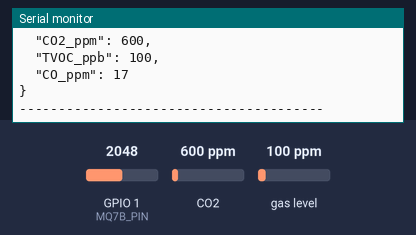
The sketch below on a simulated ESP32. On the bench: the last lines printed to the serial monitor. Inputs (shaded band) come from the test bench; at power-on: CO2 600 ppm, GPIO 1 (MQ7B_PIN) = 2048, gas level 100 ppm (analog values on the 0–4095 scale). WiFi joins after 1.5 s; servers stay silent unless stated; the local clock reads 2024-03-15 10:24:30 at power-on unless the sketch sets it.

Above: at 3.7 s.
3.8 s: CO2 set to 452 ppm
6.5 s: GPIO 1 (MQ7B_PIN) set to 2866
At 7.4 s:
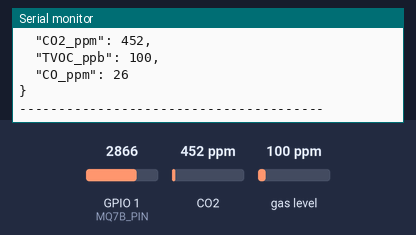
9.2 s: gas level set to 20 ppm
11.9 s: GPIO 1 (MQ7B_PIN) set to 3603
At 13.0 s:
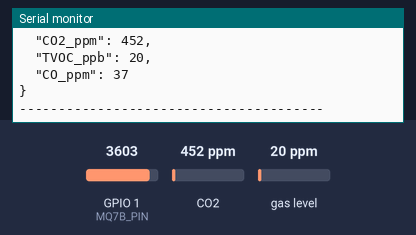
14.6 s: CO2 set to 1050 ppm
Timing chart, 0 to 17.6 s (numbered marks = the images above; inputs shaded):
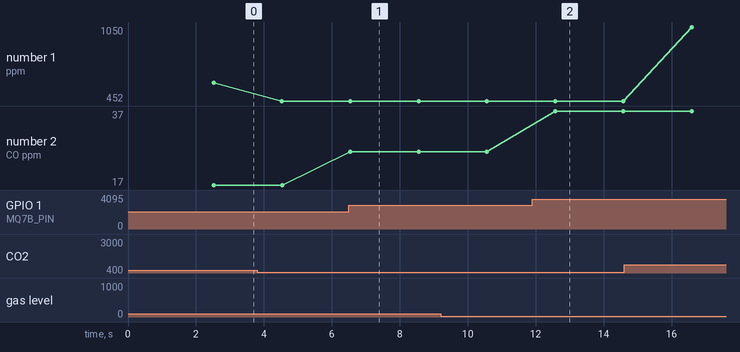

Measured:
- after the input at 6.5 s, the serial monitor: prints a new line at once (image 1)
- after the input at 11.9 s, the serial monitor: prints a new line after 0.67 s (image 2)
- plotted number 1: 600 → 452 after the input at 3.8 s, 452 → 1050 after the input at 14.6 s
- plotted number 2: 17 → 26 after the input at 6.5 s, 26 → 37 after the input at 11.9 s

The sketch:

recogida_datos_json.ino
```cpp
#include <Wire.h>
#include <WiFi.h>
#include "Adafruit_SGP30.h"
#include <ArduinoJson.h>
#include "time.h"   // Para obtener la hora UTC desde internet

// ============================================================
// CONFIGURACIÓN GENERAL
// ============================================================

// 🧭 Pines I2C (ajústalos según tu conexión real)
#define SDA_PIN 21
#define SCL_PIN 20

Adafruit_SGP30 sgp;

// ⚙️ Configuración WiFi
const char* ssid = "TP-LINK_FBF0_5G";
const char* password = "58408148";

// Identificador del módulo
const char* deviceID = "B8";

// Servidor NTP para hora UTC
const char* ntpServer = "pool.ntp.org";
const long gmtOffset_sec = 0;
const int daylightOffset_sec = 0;

// Configuración del sensor MQ-7B
#define MQ7B_PIN 1
#define MQ_VCC 5.0
const float RL = 10.0;   // Resistencia de carga en kΩ
const float R0 = 10.0;
const float A = -0.77;
const float B = 1.47;

// ============================================================
// FUNCIONES AUXILIARES
// ============================================================

// 🕓 Devuelve tiempo UTC en formato "YYYY-DoY-HH:MM:SS"
String getUTCTimeString() {
  struct tm timeinfo;
  if (!getLocalTime(&timeinfo)) {
    Serial.println("⚠️ No se pudo obtener la hora UTC");
    return "0000-000-00:00:00";
  }

  char buffer[25];
  int year = timeinfo.tm_year + 1900;
  int yday = timeinfo.tm_yday + 1;  // Día del año (1–366)
  int hour = timeinfo.tm_hour;
  int minute = timeinfo.tm_min;
  int second = timeinfo.tm_sec;

  sprintf(buffer, "%04d-%03d-%02d:%02d:%02d", year, yday, hour, minute, second);
  return String(buffer);
}

// 🧮 CONVERSIÓN MQ-7B: Voltaje a PPM de CO
float voltageToPPM(float voltage) {
  if (voltage <= 0.01) return 0.0;
  if (voltage >= MQ_VCC) voltage = MQ_VCC - 0.01;

  float RS = RL * (MQ_VCC - voltage) / voltage;
  float ratio = RS / R0;
  if (ratio <= 0) return 0.0;
  return pow(10, (A * log10(ratio) + B));
}

// ============================================================
// SETUP
// ============================================================

void setup() {
  Serial.begin(115200);
  delay(1000);

  Serial.println("=======================================");
  Serial.println("🚀 INICIANDO MÓDULO ESP32 + SGP30 + MQ-7B");
  Serial.println("=======================================");

  // 🔌 Conexión WiFi
  Serial.print("Conectando a WiFi");
  WiFi.begin(ssid, password);
  while (WiFi.status() != WL_CONNECTED) {
    delay(500);
    Serial.print(".");
  }
  Serial.println("\n✅ WiFi conectado");
  Serial.print("IP local: ");
  Serial.println(WiFi.localIP());

  // 🕐 Sincronizar hora UTC
  configTime(gmtOffset_sec, daylightOffset_sec, ntpServer);
  Serial.println("🕓 Hora UTC sincronizada");

  // 🔌 Inicializar bus I2C con tus pines definidos
  Wire.begin(SDA_PIN, SCL_PIN);
  Serial.print("🧩 I2C inicializado en SDA=");
  Serial.print(SDA_PIN);
  Serial.print(", SCL=");
  Serial.println(SCL_PIN);

  // 🔬 Inicializar sensor SGP30
  if (!sgp.begin(&Wire)) {
    Serial.println("❌ Error al inicializar el SGP30. Verifica conexiones.");
    while (1);
  }

  sgp.IAQinit();  // Calibración inicial
  Serial.println("✅ Sensor SGP30 iniciado correctamente");

  // Configuración ADC para el sensor MQ-7B
  analogReadResolution(12);
  analogSetAttenuation(ADC_11db); // Rango completo 0-3.3V (aprox)
}

// ============================================================
// LOOP
// ============================================================

void loop() {
  // Medición IAQ del SGP30
  if (!sgp.IAQmeasure()) {
    Serial.println("⚠️ Error al leer el sensor SGP30");
    delay(1000);
    return;
  }

  // Leer voltaje del sensor MQ-7B
  float voltage_pin = analogReadMilliVolts(MQ7B_PIN) / 1000.0;
  float ppm_CO = voltageToPPM(voltage_pin); // CO en PPM

  // 🧮 Crear documento JSON con formato legible
  StaticJsonDocument<512> jsonDoc;
  jsonDoc["ID"] = deviceID;
  jsonDoc["Tiempo_UTC"] = getUTCTimeString();
  jsonDoc["CO2_ppm"] = sgp.eCO2;
  jsonDoc["TVOC_ppb"] = sgp.TVOC;
  jsonDoc["CO_ppm"] = (int)ppm_CO;

  // Convertir a cadena JSON
  String jsonString;
  serializeJsonPretty(jsonDoc, jsonString);

  // 📟 Mostrar por Serial
  Serial.println(jsonString);
  Serial.println("---------------------------------------");

  delay(2000);  // Cada 2 segundos
}
```
